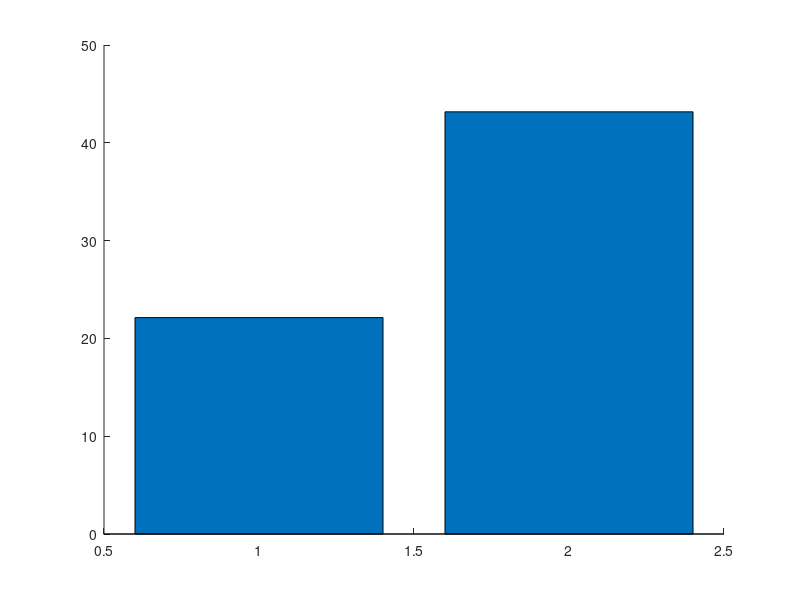

Recreate this plot in MATLAB. (Note: this script raises an error after producing the figure.)
%% Figure 3
clc;clear;load('Figure_3.mat');
%% D

figure;
bar([1 2],[mean(wt_all_flies),mean(wt_second_pulse_all_flies)],'FaceAlpha',0.1,'BarWidth',1);
hold on;
plot([1 2],[wt_all_flies,wt_second_pulse_all_flies],'k');
hold on;
bar([4 5],[mean(RNAi_all_flies),mean(RNAi_second_pulse_all_flies)],'FaceAlpha',0.1,'BarWidth',1);
hold on;
plot([4 5],[RNAi_all_flies,RNAi_second_pulse_all_flies],'k');
hold on;
bar([7 8],[mean(No_Ca_all_flies),mean(No_Ca_second_pulse_all_flies)],'FaceAlpha',0.1,'BarWidth',1);
hold on;
plot([7 8],[No_Ca_all_flies,No_Ca_second_pulse_all_flies],'k');
hold on;
bar([10 11],[mean(KK_all_flies),mean(KK_second_pulse_all_flies)],'FaceAlpha',0.1,'BarWidth',1);
hold on;
plot([10 11],[KK_all_flies,KK_second_pulse_all_flies],'k');

box off;set(gca,'TickDir','out');ylabel({'Potential (mV)'});ylim([0 100]);


set(gca,'XTick',[1.5 4.5 7.5 10.5],...
    'XTickLabel',...
    {'wt','RNAi','0 Ca','KK'});
%% E

figure;
bar(1,nanmean(GH298_all_flies),0.4,'FaceAlpha',0.1)
hold on
bar(2,nanmean(GH298_prepulse),0.4,'FaceAlpha',0.1)
hold on
bar(3,nanmean(GH298_kk_all_flies),0.4,'FaceAlpha',0.1)
hold on
bar(4,nanmean(GH298_kk_prepulse),0.4,'FaceAlpha',0.1)
hold on

UnivarScatter([GH298_all_flies, GH298_prepulse ,GH298_kk_all_flies ,GH298_kk_prepulse]...
    ,'Width',0.2,'Compression',15,'Label',{'wt','wt prepulse','kk','kk prepulse'},'Whiskers','none')
xtickangle(45);box off;ylim([0 70]);
set(gca,'TickDir','out');ylabel({'Potential (mV)'});

